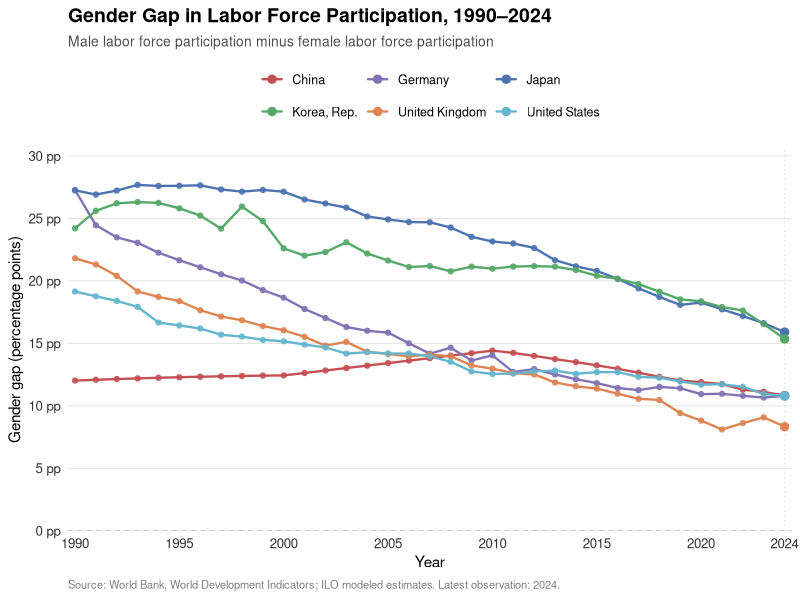
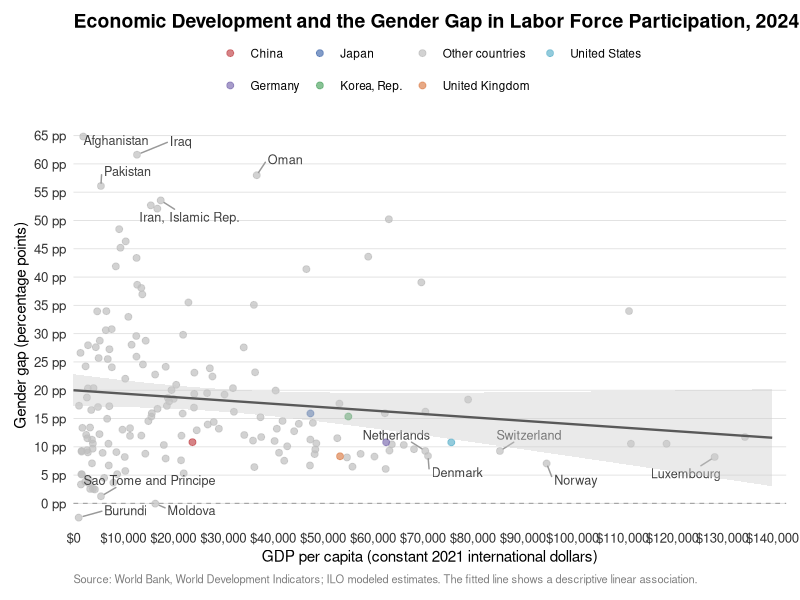
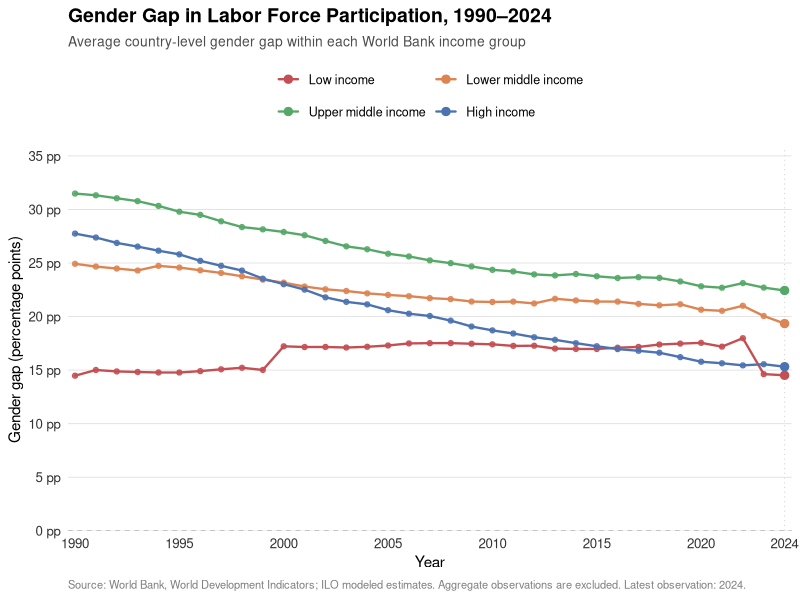
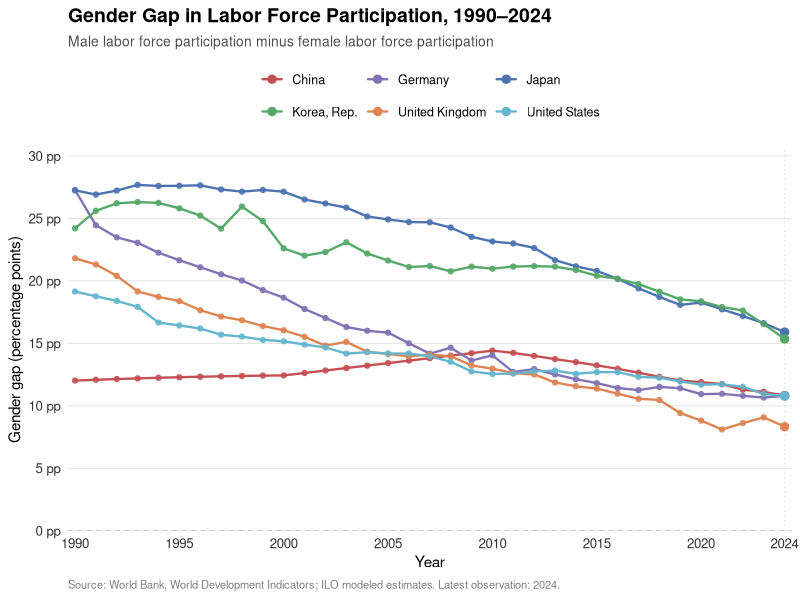
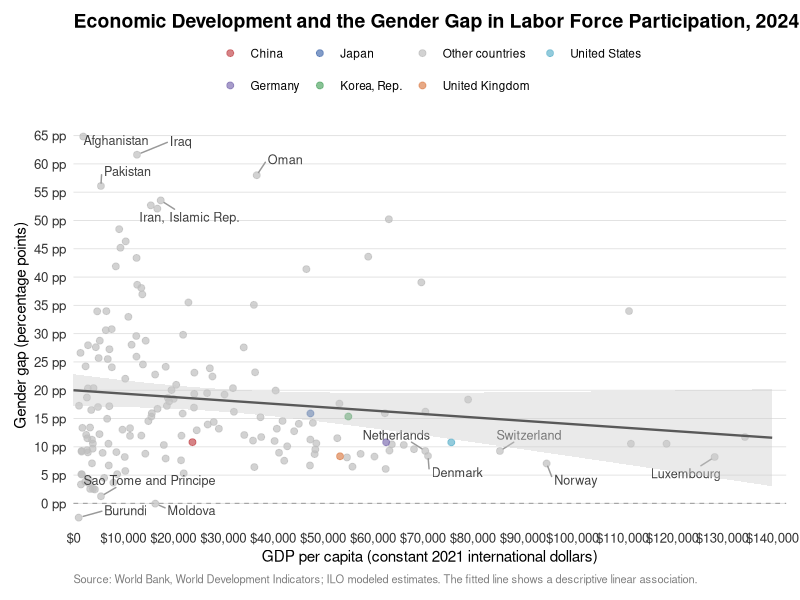
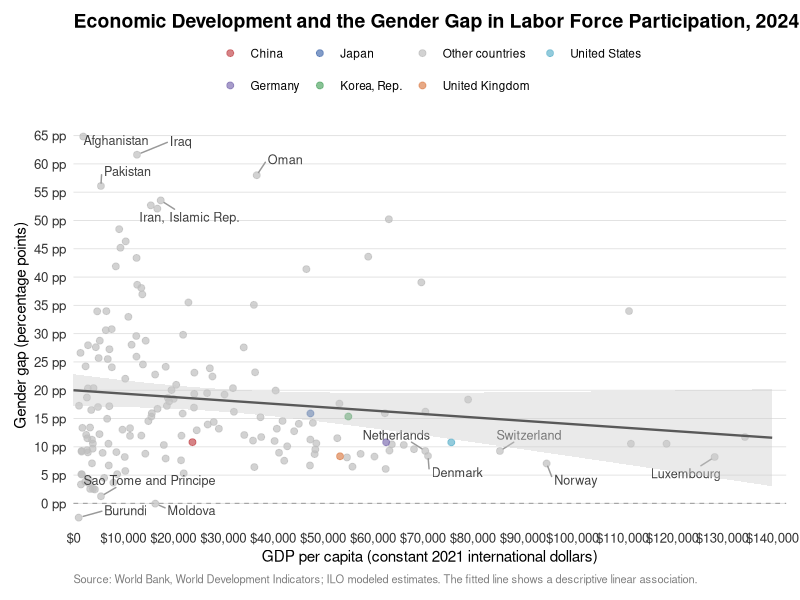
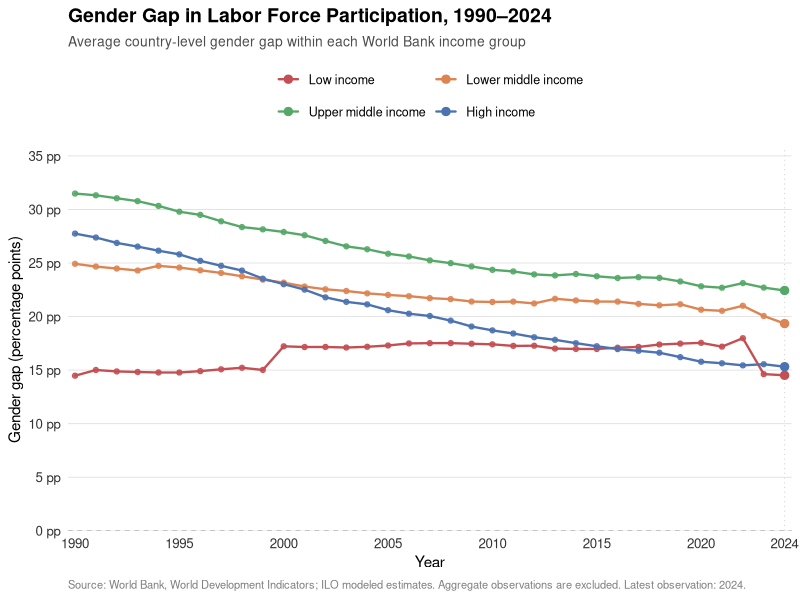

Write the R code that produced these figures, in order.
# ============================================================
# Blog Post 4
# Data Visualization
#
# Research Question:
# Does Economic Development Narrow the Gender Gap
# in Labor Force Participation?
# ============================================================

# ------------------------------------------------------------
# 1. Load packages
# ------------------------------------------------------------

library(dplyr)
library(readr)
library(ggplot2)


# ------------------------------------------------------------
# 2. Create results folder
# ------------------------------------------------------------

dir.create("results/figures",recursive = TRUE,showWarnings = FALSE)

# ------------------------------------------------------------
# 3. Read processed data
# ------------------------------------------------------------

selected_trends <- read_csv(
  "data/processed/selected_country_trends.csv",
  show_col_types = FALSE
)

cross_section_2024 <- read_csv(
  "data/processed/cross_section_2024.csv",
  show_col_types = FALSE
)

selected_gap_change <- read_csv(
  "data/processed/selected_gap_change_1990_2024.csv",
  show_col_types = FALSE
)


# ------------------------------------------------------------
# 4. Publication-style theme
# ------------------------------------------------------------

custom_theme <- theme_minimal(base_size = 12) +
  theme(
    plot.title = element_text(
      face = "bold",
      size = 14,
      margin = margin(b = 6)
    ),
    plot.subtitle = element_text(
      color = "gray30",
      size = 10,
      margin = margin(b = 12)
    ),
    plot.caption = element_text(
      color = "gray50",
      size = 8,
      hjust = 0
    ),
    axis.title = element_text(
      size = 11
    ),
    axis.text = element_text(
      color = "gray20"
    ),
    panel.grid.minor = element_blank(),
    panel.grid.major.x = element_blank(),
    panel.grid.major.y = element_line(
      color = "gray88",
      linewidth = 0.3
    ),
    legend.position = "top",
    legend.title = element_blank(),
    legend.text = element_text(
      size = 9
    ),
    legend.margin = margin(b = 6)
  )


# ------------------------------------------------------------
# Academic color palette
# ------------------------------------------------------------

country_colors <- c(
  "China" = "#c44e52",
  "Germany" = "#8172b3",
  "Japan" = "#4c72b0",
  "Korea, Rep." = "#55a868",
  "United Kingdom" = "#dd8452",
  "United States" = "#64b5cd"
)


# ============================================================
# FIGURE 1
# Gender gap in labor force participation over time
# ============================================================

# Identify the first and latest available years
first_year <- min(
  selected_trends$year,
  na.rm = TRUE
)

latest_year <- max(
  selected_trends$year,
  na.rm = TRUE
)

# Create x-axis breaks
# Show every 5 years, while always including the latest year
x_breaks <- sort(unique(c(
  seq(first_year, latest_year, by = 5),
  latest_year
)))

# Get observations from the latest available year
latest_values <- selected_trends |>
  filter(
    year == latest_year
  )

# Create Figure 1

fig1 <- ggplot(
  selected_trends,
  aes(
    x = year,
    y = gender_gap,
    group = country,
    color = country
  )
) +
  geom_hline(
    yintercept = 0,
    color = "gray65",
    linewidth = 0.4,
    linetype = "dashed"
  ) +
  geom_vline(
    xintercept = latest_year,
    color = "gray85",
    linewidth = 0.4,
    linetype = "dotted"
  ) +
  geom_line(
    linewidth = 0.8,
    lineend = "round"
  ) +
  geom_point(
    size = 1.5,
    alpha = 0.85
  ) +
  geom_point(
    data = latest_values,
    size = 2.5
  ) +
  scale_color_manual(
    values = country_colors
  ) +
  scale_x_continuous(
    breaks = x_breaks,
    expand = expansion(
      mult = c(0.01, 0.01)
    )
  ) +
  scale_y_continuous(
    breaks = seq(0, 30, by = 5),
    labels = scales::label_number(
      suffix = " pp",
      accuracy = 1
    ),
    expand = expansion(
      mult = c(0, 0.02)
    )
  ) +
  coord_cartesian(
    xlim = c(first_year, latest_year),
    ylim = c(0, 30)
  ) +
  labs(
    title = "Gender Gap in Labor Force Participation, 1990–2024",
    subtitle = "Male labor force participation minus female labor force participation",
    x = "Year",
    y = "Gender gap (percentage points)",
    color = "Country",
    caption = paste0(
      "Source: World Bank, World Development Indicators; ",
      "ILO modeled estimates. Latest observation: ",
      latest_year,
      "."
    )
  ) +
  guides(
    color = guide_legend(
      nrow = 2,
      byrow = TRUE
    )
  ) +
  custom_theme +
  theme(
    legend.position = "top"
  )

print(fig1)

# Save Figure 1

ggsave(
  filename = "results/figures/figure1_gender_gap_trends.png",
  plot = fig1,
  width = 9,
  height = 6,
  dpi = 300
)

# ============================================================
# FIGURE 2
# Economic development and gender gap
# ============================================================

library(ggrepel)
library(scales)

# ------------------------------------------------------------
# 1. Countries to highlight
# ------------------------------------------------------------

countries_to_highlight <- c(
  "United States",
  "Germany",
  "Japan",
  "United Kingdom",
  "Korea, Rep.",
  "China"
)


# ------------------------------------------------------------
# 2. Prepare plotting data
# ------------------------------------------------------------

fig2_data <- cross_section_2024 |>
  mutate(
    # GDP per capita in units of $10,000
    gdp_pc_10k = gdp_pc / 10000,
    
    # Highlight selected countries
    plot_group = if_else(
      country %in% countries_to_highlight,
      country,
      "Other countries"
    )
  )


# ------------------------------------------------------------
# 3. Define colors
# ------------------------------------------------------------

fig2_colors <- c(
  country_colors,
  "Other countries" = "gray75"
)


# ------------------------------------------------------------
# 4. Determine axis ranges automatically
# ------------------------------------------------------------

# Y-axis: include all countries
y_min <- floor(
  min(fig2_data$gender_gap, na.rm = TRUE) / 5
) * 5

y_max <- ceiling(
  max(fig2_data$gender_gap, na.rm = TRUE) / 5
) * 5


# X-axis: start from zero and include largest GDP value
x_max <- ceiling(
  max(fig2_data$gdp_pc_10k, na.rm = TRUE)
)


# ------------------------------------------------------------
# 5. Countries to label
# ------------------------------------------------------------

# Define "high GDP" and "small gender gap"
high_gdp_cutoff <- quantile(
  fig2_data$gdp_pc_10k,
  0.75,
  na.rm = TRUE
)

small_gap_cutoff <- quantile(
  fig2_data$gender_gap,
  0.25,
  na.rm = TRUE
)


label_data <- bind_rows(
  
  # 1. Countries with the largest gender gaps
  fig2_data |>
    arrange(desc(gender_gap)) |>
    slice_head(n = 5),
  
  # 2. Countries with the smallest gender gaps
  fig2_data |>
    arrange(gender_gap) |>
    slice_head(n = 3),
  
  # 3. High-GDP countries with relatively small gender gaps
  fig2_data |>
    filter(
      gdp_pc_10k >= high_gdp_cutoff,
      gender_gap <= small_gap_cutoff
    ) |>
    arrange(desc(gdp_pc_10k)) |>
    slice_head(n = 5)
  
) |>
  distinct(country, .keep_all = TRUE)


# ------------------------------------------------------------
# 6. Create Figure 2
# ------------------------------------------------------------

fig2 <- ggplot(
  fig2_data,
  aes(
    x = gdp_pc_10k,
    y = gender_gap
  )
) +
  
  # ----------------------------------------------------------
# Reference line: no gender gap
# ----------------------------------------------------------

geom_hline(
  yintercept = 0,
  color = "gray65",
  linewidth = 0.4,
  linetype = "dashed"
) +
  
  # ----------------------------------------------------------
# All countries
# ----------------------------------------------------------

geom_point(
  aes(color = plot_group),
  size = 2,
  alpha = 0.7
) +
  
  # ----------------------------------------------------------
# Labels for extreme observations
# ----------------------------------------------------------

geom_text_repel(
  data = label_data,
  aes(label = country),
  color = "gray25",
  size = 3.2,
  box.padding = 0.5,
  point.padding = 0.3,
  min.segment.length = 0,
  segment.color = "gray60",
  show.legend = FALSE,
  seed = 123
) +
  
  # ----------------------------------------------------------
# Descriptive linear relationship
# ----------------------------------------------------------

geom_smooth(
  method = "lm",
  se = TRUE,
  color = "gray35",
  fill = "gray80",
  linewidth = 0.8,
  fullrange = TRUE
) +
  
  # ----------------------------------------------------------
# Country colors
# ----------------------------------------------------------

scale_color_manual(
  values = fig2_colors
) +
  
  # ----------------------------------------------------------
# X-axis
# ----------------------------------------------------------

scale_x_continuous(
  limits = c(0, x_max),
  breaks = seq(
    0,
    x_max,
    by = 1
  ),
  labels = scales::label_dollar(
    scale = 10000,
    accuracy = 1000
  ),
  expand = expansion(
    mult = c(0, 0.02)
  )
) +
  
  # ----------------------------------------------------------
# Y-axis
# ----------------------------------------------------------

scale_y_continuous(
  breaks = seq(
    y_min,
    y_max,
    by = 5
  ),
  labels = scales::label_number(
    suffix = " pp",
    accuracy = 1
  ),
  expand = expansion(
    mult = c(0.02, 0.03)
  )
) +
  
  # ----------------------------------------------------------
# Labels
# ----------------------------------------------------------

labs(
  title = "Economic Development and the Gender Gap in Labor Force Participation, 2024",
  x = "GDP per capita (constant 2021 international dollars)",
  y = "Gender gap (percentage points)",
  color = "Country",
  caption = paste0(
    "Source: World Bank, World Development Indicators; ",
    "ILO modeled estimates. The fitted line shows a descriptive ",
    "linear association."
  )
) +
  
  # ----------------------------------------------------------
# Publication-style theme
# ----------------------------------------------------------

custom_theme +
  theme(
    legend.position = "top",
    legend.direction = "horizontal",
    legend.text = element_text(
      size = 8.5
    ),
    legend.margin = margin(
      b = 8
    ),
    plot.margin = margin(
      10, 10, 10, 10
    )
  )


# ------------------------------------------------------------
# 7. Display figure
# ------------------------------------------------------------

print(fig2)

# Save figure
ggsave(
  filename = "figure2_gdp_gender_gap_2024.png",
  plot = fig2,
  path = "results/figures",
  width = 9,
  height = 6,
  dpi = 300,
  device = "png"
)


# ============================================================
# 9. Statistical checks
# ============================================================

# Correlation between GDP per capita and gender gap
correlation_fig2 <- cor(
  fig2_data$gdp_pc_10k,
  fig2_data$gender_gap,
  use = "complete.obs"
)

cat(
  "\nCorrelation between GDP per capita and gender gap:",
  round(correlation_fig2, 3),
  "\n"
)


# Linear regression
model_fig2 <- lm(
  gender_gap ~ gdp_pc_10k,
  data = fig2_data
)

cat(
  "\nRegression coefficient on GDP per capita:",
  round(
    coef(model_fig2)["gdp_pc_10k"],
    3
  ),
  "\n"
)


# Regression summary
print(summary(model_fig2))

ggsave(
  filename = "results/figures/figure2_gdp_gender_gap_2024.png",
  plot = fig2,
  width = 9,
  height = 6,
  dpi = 300
)


# ============================================================
# FIGURE 3
# Gender gap by World Bank income group
# ============================================================

# ------------------------------------------------------------
# 1. Prepare Figure 3 data
# ------------------------------------------------------------

gender_labor_wdi_clean <- read_csv(
  "data/processed/gender_labor_wdi_clean.csv"
)

fig3_data <- gender_labor_wdi_clean |>
  filter(
    year >= 1990,
    year <= 2024,
    !is.na(income),
    !is.na(gender_gap),
    income != "Aggregates",
    region != "Aggregates"
  ) |>
  mutate(
    income = factor(
      income,
      levels = c(
        "Low income",
        "Lower middle income",
        "Upper middle income",
        "High income"
      )
    )
  ) |>
  filter(!is.na(income)) |>
  group_by(
    income,
    year
  ) |>
  summarise(
    mean_gender_gap = mean(
      gender_gap,
      na.rm = TRUE
    ),
    n_countries = n_distinct(country),
    .groups = "drop"
  )


# ------------------------------------------------------------
# 2. Identify first and latest available years
# ------------------------------------------------------------

first_year_fig3 <- min(
  fig3_data$year,
  na.rm = TRUE
)

latest_year_fig3 <- max(
  fig3_data$year,
  na.rm = TRUE
)


# ------------------------------------------------------------
# 3. Create x-axis breaks
# ------------------------------------------------------------

x_breaks_fig3 <- sort(unique(c(
  seq(
    first_year_fig3,
    latest_year_fig3,
    by = 5
  ),
  latest_year_fig3
)))


# ------------------------------------------------------------
# 4. Get observations from the latest year
# ------------------------------------------------------------

latest_values_fig3 <- fig3_data |>
  filter(
    year == latest_year_fig3
  )


# ------------------------------------------------------------
# 5. Define colors
# ------------------------------------------------------------

income_colors <- c(
  "Low income" = "#c44e52",
  "Lower middle income" = "#dd8452",
  "Upper middle income" = "#55a868",
  "High income" = "#4c72b0"
)


# ------------------------------------------------------------
# 6. Determine Y-axis range
# ------------------------------------------------------------

y_max_fig3 <- ceiling(
  max(
    fig3_data$mean_gender_gap,
    na.rm = TRUE
  ) / 5
) * 5


# ------------------------------------------------------------
# 7. Create Figure 3
# ------------------------------------------------------------

fig3 <- ggplot(
  fig3_data,
  aes(
    x = year,
    y = mean_gender_gap,
    group = income,
    color = income
  )
) +
  
  # ----------------------------------------------------------
# Reference line: no gender gap
# ----------------------------------------------------------

geom_hline(
  yintercept = 0,
  color = "gray65",
  linewidth = 0.4,
  linetype = "dashed"
) +
  
  # ----------------------------------------------------------
# Reference line for the latest observation
# ----------------------------------------------------------

geom_vline(
  xintercept = latest_year_fig3,
  color = "gray85",
  linewidth = 0.4,
  linetype = "dotted"
) +
  
  # ----------------------------------------------------------
# Income-group trend lines
# ----------------------------------------------------------

geom_line(
  linewidth = 0.8,
  lineend = "round"
) +
  
  # ----------------------------------------------------------
# Show every annual observation
# ----------------------------------------------------------

geom_point(
  size = 1.5,
  alpha = 0.85
) +
  
  # ----------------------------------------------------------
# Highlight the latest observations
# ----------------------------------------------------------

geom_point(
  data = latest_values_fig3,
  size = 2.5
) +
  
  # ----------------------------------------------------------
# Income-group colors
# ----------------------------------------------------------

scale_color_manual(
  values = income_colors
) +
  
  # ----------------------------------------------------------
# X-axis
# ----------------------------------------------------------

scale_x_continuous(
  breaks = x_breaks_fig3,
  expand = expansion(
    mult = c(0.01, 0.01)
  )
) +
  
  # ----------------------------------------------------------
# Y-axis
# ----------------------------------------------------------

scale_y_continuous(
  breaks = seq(
    0,
    y_max_fig3,
    by = 5
  ),
  labels = scales::label_number(
    suffix = " pp",
    accuracy = 1
  ),
  expand = expansion(
    mult = c(0, 0.02)
  )
) +
  
  # ----------------------------------------------------------
# Limit visible plotting area
# ----------------------------------------------------------

coord_cartesian(
  xlim = c(
    first_year_fig3,
    latest_year_fig3
  ),
  ylim = c(
    0,
    y_max_fig3
  )
) +
  
  # ----------------------------------------------------------
# Labels
# ----------------------------------------------------------

labs(
  title = "Gender Gap in Labor Force Participation, 1990–2024",
  subtitle = "Average country-level gender gap within each World Bank income group",
  x = "Year",
  y = "Gender gap (percentage points)",
  color = "Income group",
  caption = paste0(
    "Source: World Bank, World Development Indicators; ",
    "ILO modeled estimates. Aggregate observations are excluded. ",
    "Latest observation: ",
    latest_year_fig3,
    "."
  )
) +
  
  # ----------------------------------------------------------
# Legend
# ----------------------------------------------------------

guides(
  color = guide_legend(
    nrow = 2,
    byrow = TRUE
  )
) +
  
  # ----------------------------------------------------------
# Publication-style theme
# ----------------------------------------------------------

custom_theme +
  
  theme(
    legend.position = "top"
  )


# ------------------------------------------------------------
# 8. Display Figure 3
# ------------------------------------------------------------

print(fig3)

# ------------------------------------------------------------
# 5. Save Figure 3
# ------------------------------------------------------------


ggsave(
  filename = "figure3_income_group_gender_gap_1990_2024.png",
  plot = fig3,
  path = "results/figures",
  width = 9,
  height = 6,
  dpi = 300
)
